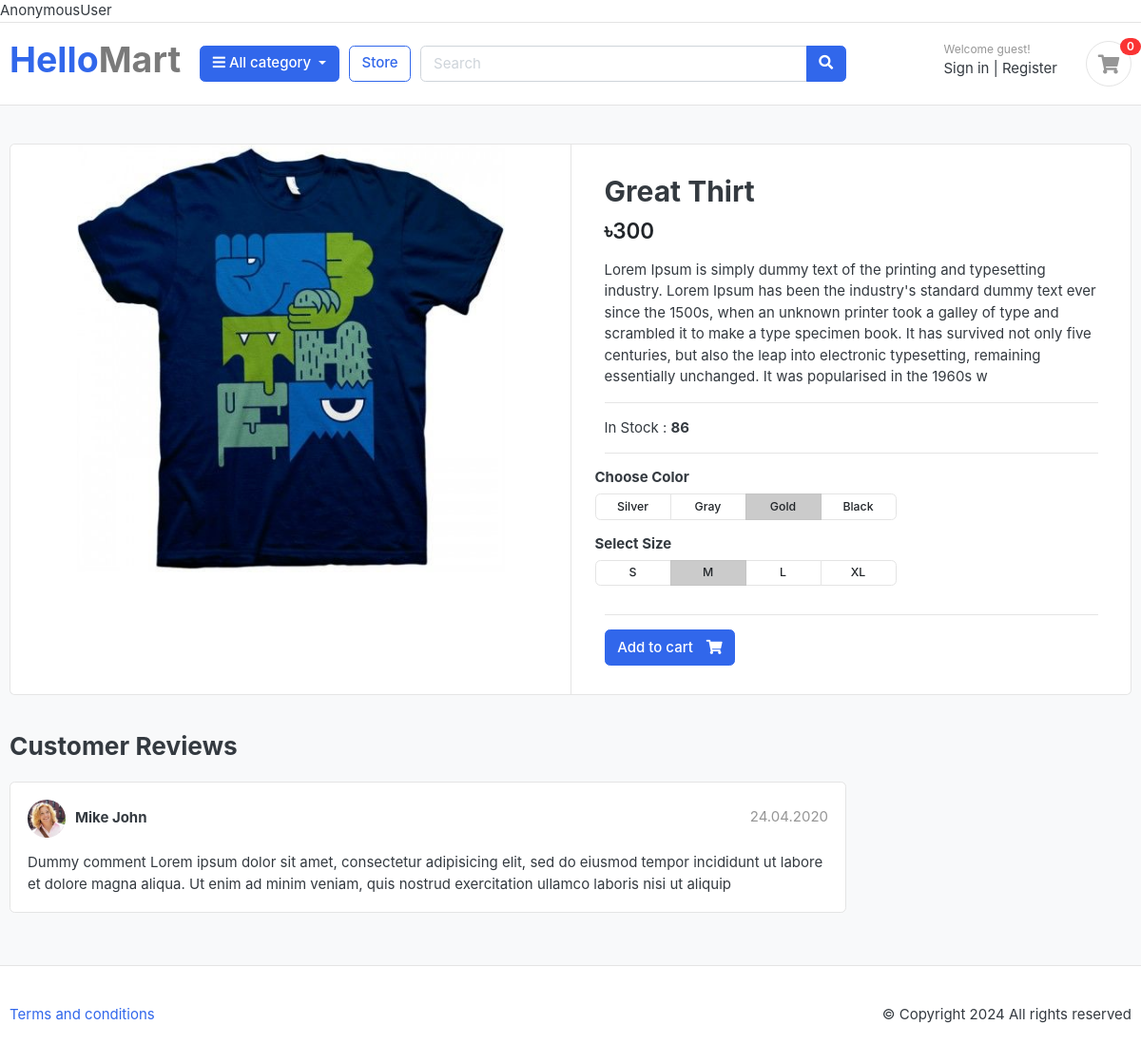
The page /store/t-shirts/great-thirt/ on the database as committed earlier.
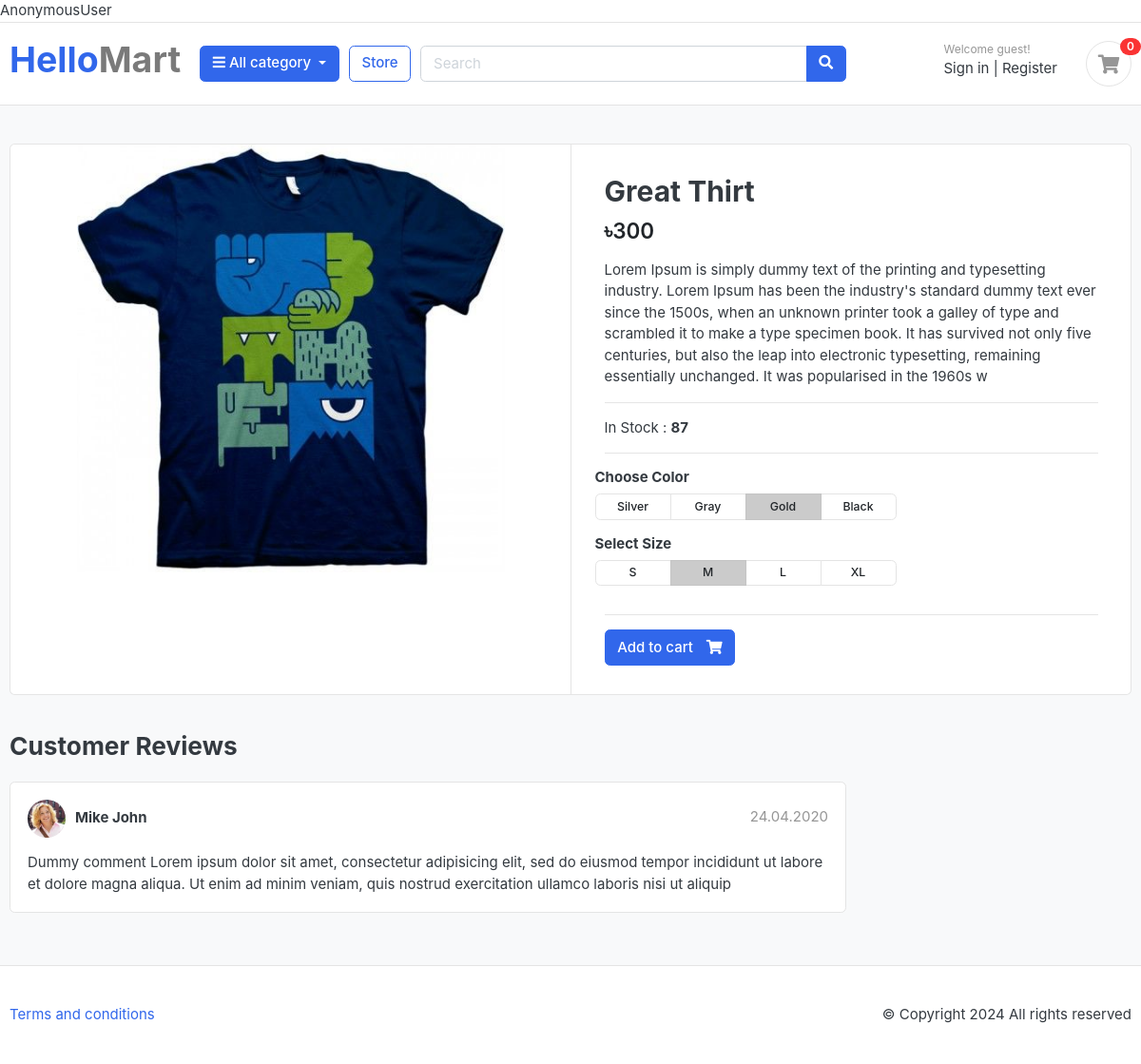
The same page on the database as committed later.
### store/models.py (models this page shows)
class Product(models.Model):
    product_name = models.CharField(max_length=100, unique = True)
    slug = models.SlugField(max_length = 200, unique = True)
    description = models.TextField(max_length = 400, blank = True)
    price = models.IntegerField()
    image = models.ImageField(upload_to='photos/products')
    stock = models.IntegerField()
    is_available = models.BooleanField(default = True)
    category = models.ForeignKey(Category, on_delete=models.CASCADE)
    created_date = models.DateTimeField(auto_now_add = True)
    modified_date = models.DateTimeField(auto_now = True)
    def __str__(self) -> str:
        return self.product_name

### store/views.py (the view)
# urls.py: path('<slug:category_slug>/<slug:product_slug>/', views.productDetail, name='product_detail'),
def productDetail(request, category_slug, product_slug):
    single_product = Product.objects.get(slug = product_slug, category__slug = category_slug)
    print(single_product)
    return render(request, 'store/product-detail.html', {'product' : single_product})

### store/templates/store/product-detail.html (shortened to what this page needs)
{% extends "base.html" %}
{% load static %}
{% block body %}
<section class="section-content padding-y bg">
	<div class="container">
	<div class="card">
		<div class="row no-gutters">
			<aside class="col-md-6">
	<article class="gallery-wrap">
		<div class="img-big-wrap">
		   <a href="#"><img src="{{product.image.url}}"></a>
		</div>
	</article>
			</aside>
			<main class="col-md-6 border-left">
	<article class="content-body">
	<h2 class="title">{{product.product_name}} </h2>
	<div class="mb-3">
		<var class="price h4">৳{{product.price}} </var>
	</div>
	<p>{{product.description}} </p>
	<hr>
	<p>
		In Stock : <b>{{product.stock}} </b>
	</p>
	<hr>
		<div class="row">
			<div class="item-option-select">
				<h6>Choose Color</h6>
				<div class="btn-group btn-group-sm btn-group-toggle" data-toggle="buttons">
				  <label class="btn btn-light">
					<input type="radio" name="radio_color"> Silver
				  </label>
				  <label class="btn btn-light">
					<input type="radio" name="radio_color" > Gray
				  </label>
				  <label class="btn btn-light active">
					<input type="radio" name="radio_color checked"> Gold
				  </label>
				  <label class="btn btn-light">
					<input type="radio" name="radio_color"> Black
				  </label>
				</div>
			</div>
		</div>
		<div class="row">
			<div class="item-option-select">
				<h6>Select Size</h6>
				<div class="btn-group btn-group-sm btn-group-toggle" data-toggle="buttons">
				  <label class="btn btn-light">
					<input type="radio" name="radio_color"> S
				  </label>
				  <label class="btn btn-light active">
					<input type="radio" name="radio_color" checked> M
				  </label>
				  <label class="btn btn-light">
					<input type="radio" name="radio_color"> L
				  </label>
				  <label class="btn btn-light">
					<input type="radio" name="radio_color"> XL
				  </label>
				</div>
			</div>
		</div>
		<hr>
		<form method="post">
			<a href="{% url "add_cart" product.id %}" class="btn  btn-primary"> <span class="text">Add to cart</span> <i class="fas fa-shopping-cart"></i>  </a>
		</form>
	</article>
			</main>
		</div>
	</div>
	<br>
	<div class="row">
				<div class="col-md-9">
		<header class="section-heading">
			<h3>Customer Reviews </h3>
		</header>
		<article class="box mb-3">
			<div class="icontext w-100">
				<img src="./images/avatars/avatar1.jpg" class="img-xs icon rounded-circle">
				<div class="text">
					<span class="date text-muted float-md-right">24.04.2020 </span>
					<h6 class="mb-1">Mike John </h6>
				</div>
			</div>
			<div class="mt-3">
				<p>
					Dummy comment Lorem ipsum dolor sit amet, consectetur adipisicing elit, sed do eiusmod
					tempor incididunt ut labore et dolore magna aliqua. Ut enim ad minim veniam,
					quis nostrud exercitation ullamco laboris nisi ut aliquip
				</p>
			</div>
		</article>
		</div>
	</div>
	</div>
	</section>
{% endblock body %}

Rows that differ between the two databases and show on the page:
changed Product "Great Thirt": stock "86" → "87"
